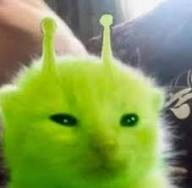
#> input picture Lab22/cat.jpg, 192 x 188 px
$ python convert.py
#> lines starting #> are read from the running program, lines starting #| are printed output that depends on the picture
from PIL import Image
im = Image.open("cat.jpg").convert("RGB").resize((240, 320))
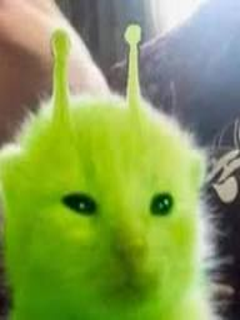
#> im: PIL image 240x320 RGB; mean R, G, B 135.1, 157.5, 83.6
px = list(im.getdata())
#> px = 76800 items
with open("cat_img.h", "w") as f:
    f.write("#pragma once\n#include <stdint.h>\n")
    f.write("const uint16_t cat_img[240*320] = {\n")
    for i, (r, g, b) in enumerate(px):
        v = ((r & 0xF8) << 8) | ((g & 0xFC) << 3) | (b >> 3)
        v = ((v << 8) | (v >> 8)) & 0xFFFF      # byte-swap for the panel
        f.write(f"0x{v:04X},")
        if i % 16 == 15: f.write("\n")
#> this loop made 76800 passes
#> (r, g, b, v) on passes 1 to 3: (187, 139, 125, 20412), (190, 142, 128, 28860), (196, 148, 134, 45252)
    f.write("};\n")
